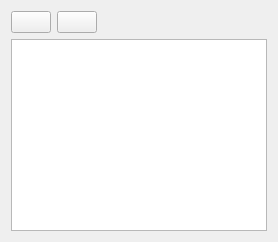
      <widget class="QWidget" name="NetConsole">
       <attribute name="icon">
        <iconset resource="../../../etc/resources/desktop/resources.qrc">
         <normaloff>:/icons/Messages.png</normaloff>:/icons/Messages.png</iconset>
       </attribute>
       <attribute name="title">
        <string/>
       </attribute>
       <attribute name="toolTip">
        <string>Messages</string>
       </attribute>
       <layout class="QVBoxLayout" name="verticalLayout_4">
        <item>
         <widget class="QWidget" name="NetconsoleWidget" native="true">
          <layout class="QHBoxLayout" name="horizontalLayout_10">
           <property name="leftMargin">
            <number>0</number>
           </property>
           <property name="topMargin">
            <number>0</number>
           </property>
           <property name="rightMargin">
            <number>0</number>
           </property>
           <property name="bottomMargin">
            <number>0</number>
           </property>
           <item>
            <widget class="QPushButton" name="CopyButton">
             <property name="text">
              <string/>
             </property>
             <property name="icon">
              <iconset resource="../../../etc/resources/desktop/resources.qrc">
               <normaloff>:/icons/Copy.png</normaloff>:/icons/Copy.png</iconset>
             </property>
            </widget>
           </item>
           <item>
            <widget class="QPushButton" name="ClearButton">
             <property name="text">
              <string/>
             </property>
             <property name="icon">
              <iconset resource="../../../etc/resources/desktop/resources.qrc">
               <normaloff>:/icons/ClearLog.png</normaloff>:/icons/ClearLog.png</iconset>
             </property>
            </widget>
           </item>
           <item>
            <spacer name="horizontalSpacer">
             <property name="orientation">
              <enum>Qt::Horizontal</enum>
             </property>
             <property name="sizeHint" stdset="0">
              <size>
               <width>40</width>
               <height>20</height>
              </size>
             </property>
            </spacer>
           </item>
          </layout>
         </widget>
        </item>
        <item>
         <widget class="QTextEdit" name="NetConsoleEdit">
          <property name="readOnly">
           <bool>true</bool>
          </property>
         </widget>
        </item>
       </layout>
      </widget>
